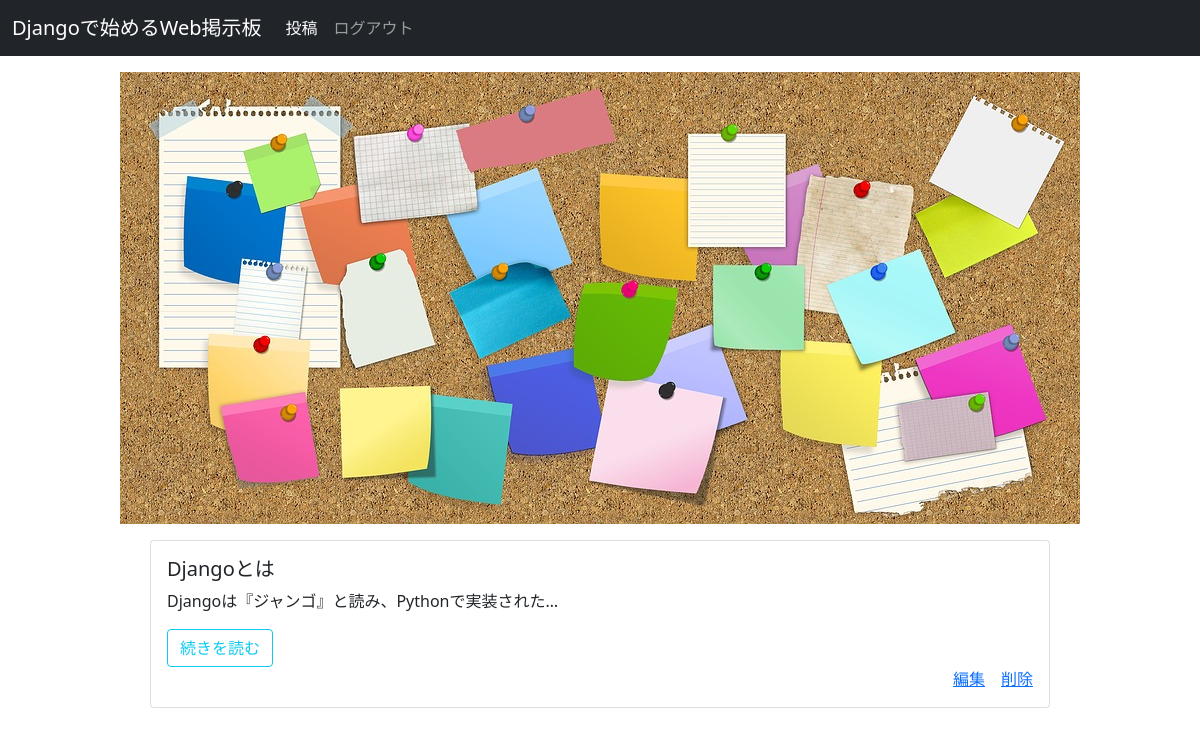
The page /list/ (signed in) on the database as committed earlier.
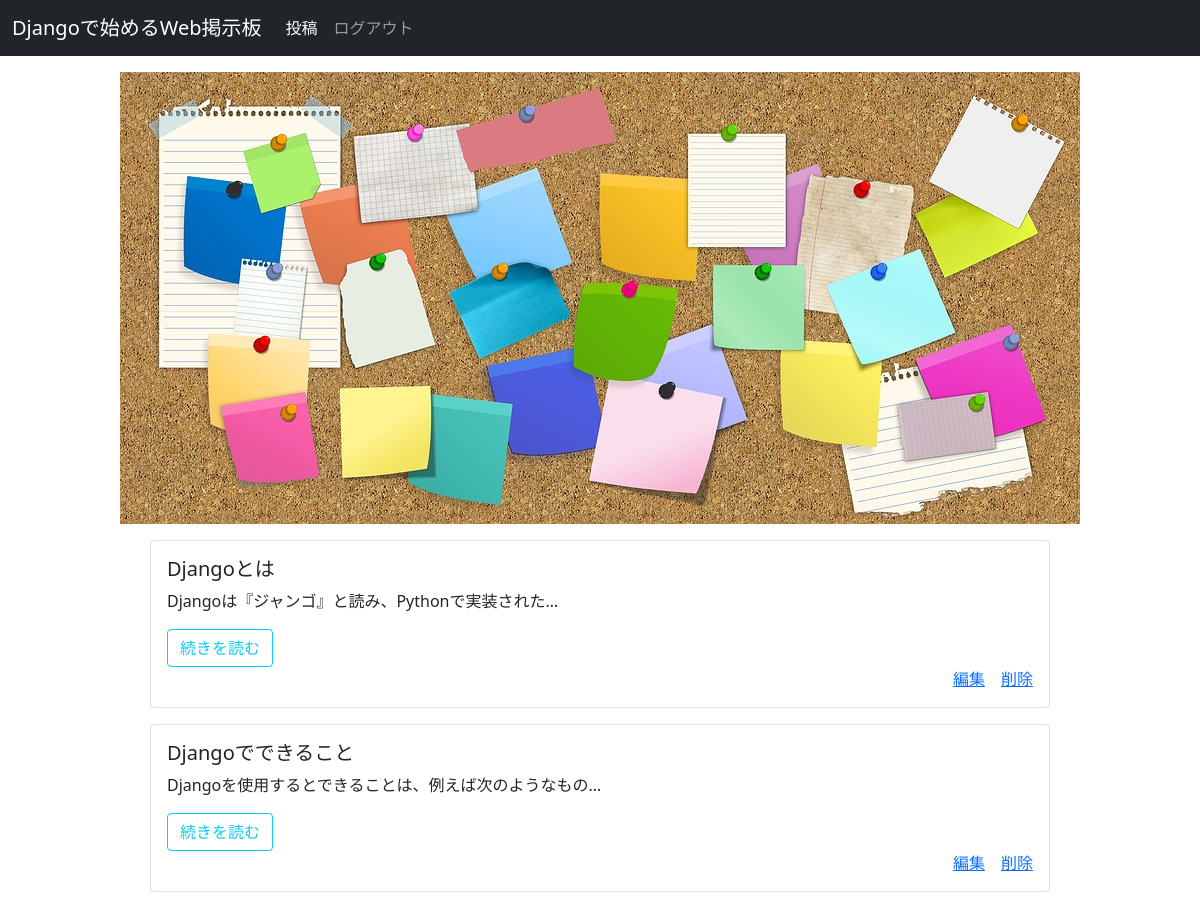
The same page on the database as committed later.
### keijiapp/models.py (models this page shows, shortened)
class ThreadModel(models.Model):
    title = models.CharField(max_length=15)
    content = models.TextField()

### keijiapp/views.py (the view)
# urls.py: path('list/', views.ListView.as_view(), name='list'),
class ListView(LoginRequiredMixin, ListView):
    template_name = "keijiapp/list.html"
    model = ThreadModel

### keijiapp/templates/keijiapp/list.html (shortened to what this page needs)
{% extends 'keijiapp/base.html' %}
{% load static %}
{% block content %}
  <div style="text-align:center">
    <img src="{% static 'assets/img/bulletin-board-2768204_960_720.jpg' %}" class="img-fluid">
  </div>
  {% for item in object_list %}
    <div class="card w-75 mt-3 mx-auto">
        <div class="card-body">
          <div class="post">
            <h5 class="card-title">{{ item.title }}</h5>
            <p class="card-text">{{ item.content | truncatechars:30}}</p>
            <a href="{% url 'detail' item.pk %}" button type="button" class="btn btn-outline-info">続きを読む</button></a>
            <div class="d-grid gap2 d-md-flex justify-content-md-end">
              <a href="{% url 'update' item.pk %}" class="card-link">編集</a>
              <a href="{% url 'delete' item.pk %}" class="card-link">削除</a>
            </div>
          </div>
       </div>
    </div>
  {% endfor %}
{% endblock %}

### keijiapp/templates/keijiapp/base.html (shortened to what this page needs)
<!doctype html>
<html lang="ja">
  <head>
    <link href="https://cdn.jsdelivr.net/npm/bootstrap@5.0.2/dist/css/bootstrap.min.css" rel="stylesheet">
  </head>
  <body>
    <nav class="navbar navbar-expand-lg navbar-dark bg-dark">
      <div class="container-fluid">
        <a class="navbar-brand" href="{% url 'list' %}">Djangoで始めるWeb掲示板</a>
        <div class="collapse navbar-collapse show" id="navbarNavAltMarkup">
          <div class="navbar-nav">
            <div class="form">
              <a class="nav-link active" href="{% url 'create' %}">投稿</a>
            </div>
            <a class="nav-link" href="{% url 'logout' %}">ログアウト</a>
          </div>
        </div>
      </div>
    </nav>
    {% block content %}{% endblock %}
  </body>
</html>

Rows that differ between the two databases and show on the page:
added ThreadModel: title "Djangoでできること", content "Djangoを使用するとできることは、例えば次のようなもの…"
